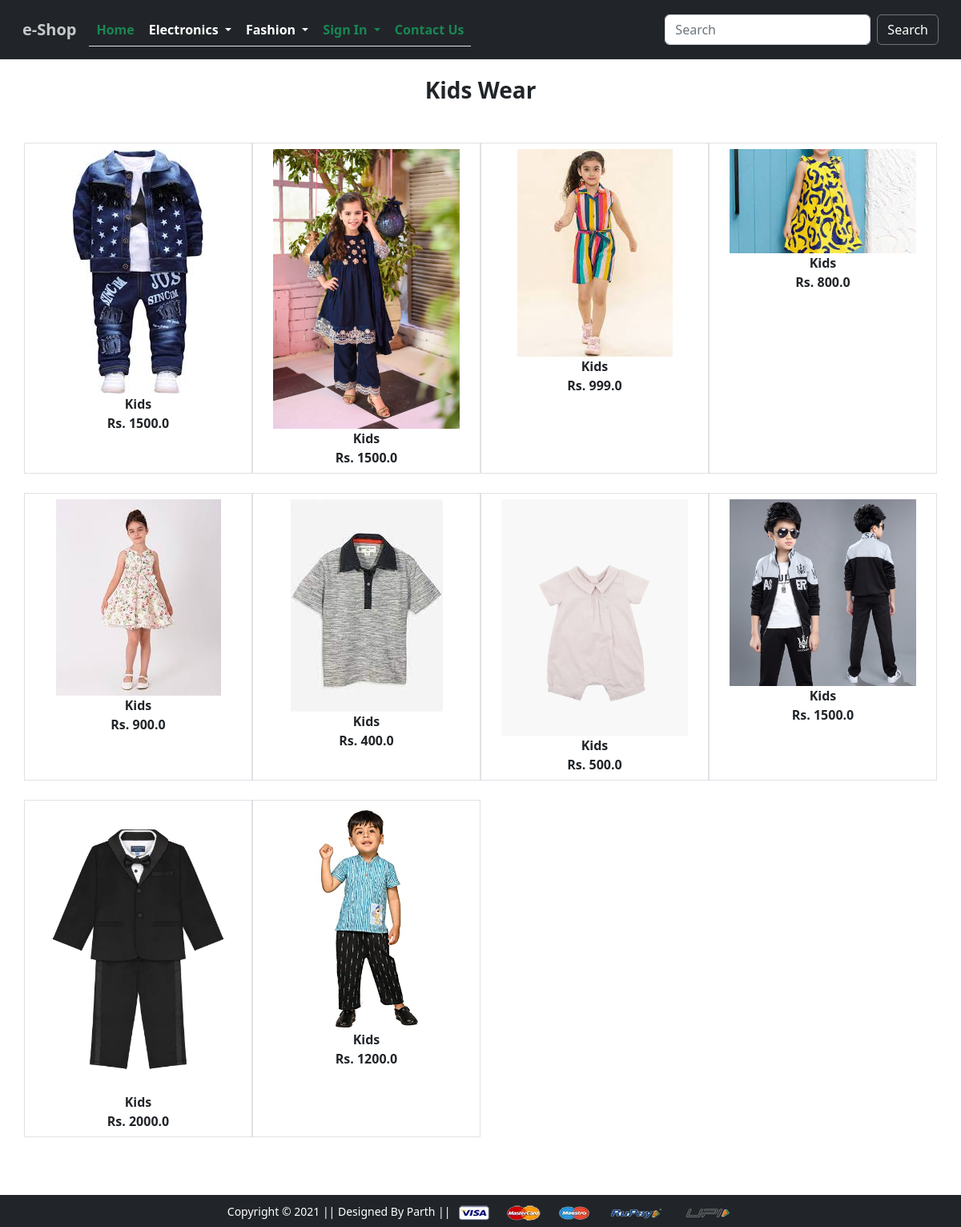
The page /kids/ on the database its author committed.
### app/models.py (models this page shows, shortened)
class Product(models.Model):
    title= models.CharField(max_length=200)
    selling_price = models.FloatField()
    discounted_price = models.FloatField()
    description=models.TextField()
    brand= models.CharField( max_length=50)
    category= models.CharField(choices=category_choices,max_length=2)
    product_image=models.ImageField(upload_to='product_img')
    summer=models.BooleanField(default=False)
    winter=models.BooleanField(default=False)
    top_wear=models.BooleanField(default=False)
    botton_wear=models.BooleanField(default=False)

### app/views.py (the view, shortened to what this page needs)
# urls.py: path('kids/', kids ,name= 'kids' ),
def kids(request):
     kids=Product.objects.filter(category='k')
     return render(request,'kids.html',{'kids':kids})

### templates/kids.html (shortened to what this page needs)
{% extends 'base.html' %}
 {% load static %}
   {% block body %}
   <div class="container text-center">
    <h3 class="texr-center fw-bold"> Kids Wear </h3>
    </div>
<div class="container my-5">
  <div class="row">
      <div class="col-sm-12">
        <div class="row">
          {% for p in kids %}
          <div class="col-sm-3 text-center border border-light-subtle mb-4">
            <a href="{% url 'product-detail' p.id %}" class="btn">
              <div class="item">
                <img
                  src="{{p.product_image.url}}"
                  alt=""
                  height="200"
                  class=" img-fluid"
                />
                <div class="fw-bold">{{p.title}}</div>
                <div class="fw-bold">
                  Rs. {{p.discounted_price}}
                </div>
              </div>
            </a>
          </div>
          {%endfor%}
      </div>
    </div>
  </div>
</div>
{% endblock %}

### static/css/style.css (style rules this page uses)
* { box-sizing: border-box; }

### rows shown on the page
Product: product_image (picture), title "Kids", discounted_price "1500.0"
Product: product_image (picture), title "Kids", discounted_price "1500.0"
Product: product_image (picture), title "Kids", discounted_price "999.0"
Product: product_image (picture), title "Kids", discounted_price "800.0"
Product: product_image (picture), title "Kids", discounted_price "900.0"
Product: product_image (picture), title "Kids", discounted_price "400.0"
Product: product_image (picture), title "Kids", discounted_price "500.0"
Product: product_image (picture), title "Kids", discounted_price "1500.0"
Product: product_image (picture), title "Kids", discounted_price "2000.0"
Product: product_image (picture), title "Kids", discounted_price "1200.0"
